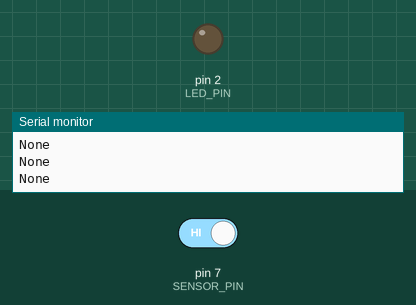
This sketch was run on a simulated Arduino Uno, built with avr-gcc and run on an emulated ATmega328P. Parts: output pins drawn as LEDs (lit = HIGH), the last lines printed to the serial monitor. Dashed ring = blinking. The inputs (shaded band) are chosen by the test bench; at power-on: pin 7 (SENSOR_PIN) HIGH.

Above: at 2.8 s.
2.9 s: pin 7 (SENSOR_PIN) driven LOW
At 3.8 s:
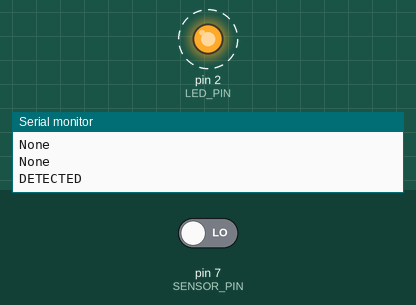
7.0 s: pin 7 (SENSOR_PIN) driven HIGH
At 8.0 s:
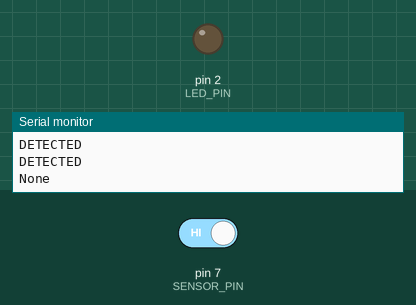
Timing chart, 0 to 10.0 s (numbered marks = the images above; inputs shaded):
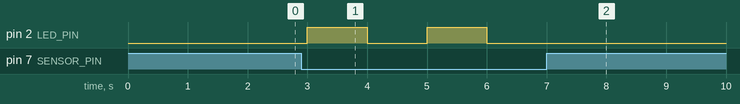

Measured:
- after the input at 2.9 s, pin 2 (LED_PIN): alternates HIGH for 1.0 s and LOW for 1.0 s, starting after 0.10 s
- after the input at 7.0 s, pin 2 (LED_PIN): stops changing and stays LOW

The sketch:

calibrationFixIRSensor.ino
```cpp
// (licence header left out)
#define SENSOR_PIN 7
#define SENSOR_ENABLE_PIN 13
#define LED_PIN 2

void setup() {
  Serial.begin(9600);
  pinMode(SENSOR_ENABLE_PIN, OUTPUT);
  pinMode(SENSOR_PIN, INPUT);
  pinMode(LED_PIN, OUTPUT);
  digitalWrite(LED_PIN, LOW);
}

void loop() {

  if (digitalRead(SENSOR_PIN) == LOW) {
     digitalWrite(LED_PIN, HIGH);
     Serial.println("DETECTED");
     delay(1000);
  } else {
    Serial.println("None");
    digitalWrite(LED_PIN, LOW);
  }
  digitalWrite(LED_PIN, LOW);
  delay(1000);
}
```
